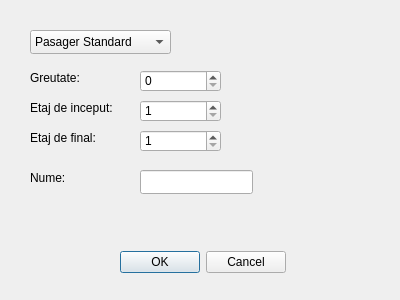
<?xml version="1.0" encoding="UTF-8"?>
<ui version="4.0">
 <class>AddPassengerDialog</class>
 <widget class="QDialog" name="AddPassengerDialog">
  <property name="geometry">
   <rect>
    <x>0</x>
    <y>0</y>
    <width>400</width>
    <height>300</height>
   </rect>
  </property>
  <property name="windowTitle">
   <string>AddPassengerDialog</string>
  </property>
  <widget class="QComboBox" name="comboType">
   <property name="geometry">
    <rect>
     <x>30</x>
     <y>30</y>
     <width>141</width>
     <height>24</height>
    </rect>
   </property>
   <item>
    <property name="text">
     <string>Pasager Standard</string>
    </property>
   </item>
   <item>
    <property name="text">
     <string>Pasager VIP</string>
    </property>
   </item>
   <item>
    <property name="text">
     <string>Cargo Box</string>
    </property>
   </item>
  </widget>
  <widget class="QSpinBox" name="spinWeight">
   <property name="geometry">
    <rect>
     <x>140</x>
     <y>70</y>
     <width>81</width>
     <height>22</height>
    </rect>
   </property>
   <property name="maximum">
    <number>500</number>
   </property>
  </widget>
  <widget class="QSpinBox" name="spinStart">
   <property name="geometry">
    <rect>
     <x>140</x>
     <y>100</y>
     <width>81</width>
     <height>22</height>
    </rect>
   </property>
   <property name="minimum">
    <number>1</number>
   </property>
   <property name="maximum">
    <number>20</number>
   </property>
  </widget>
  <widget class="QSpinBox" name="spinDest">
   <property name="geometry">
    <rect>
     <x>140</x>
     <y>130</y>
     <width>81</width>
     <height>22</height>
    </rect>
   </property>
   <property name="minimum">
    <number>1</number>
   </property>
   <property name="maximum">
    <number>20</number>
   </property>
  </widget>
  <widget class="QLabel" name="label">
   <property name="geometry">
    <rect>
     <x>30</x>
     <y>70</y>
     <width>91</width>
     <height>16</height>
    </rect>
   </property>
   <property name="text">
    <string>Greutate:</string>
   </property>
  </widget>
  <widget class="QLabel" name="label_2">
   <property name="geometry">
    <rect>
     <x>30</x>
     <y>100</y>
     <width>91</width>
     <height>16</height>
    </rect>
   </property>
   <property name="text">
    <string>Etaj de inceput:</string>
   </property>
  </widget>
  <widget class="QLabel" name="label_3">
   <property name="geometry">
    <rect>
     <x>30</x>
     <y>130</y>
     <width>91</width>
     <height>16</height>
    </rect>
   </property>
   <property name="text">
    <string>Etaj de final:</string>
   </property>
  </widget>
  <widget class="QStackedWidget" name="specificStack">
   <property name="geometry">
    <rect>
     <x>0</x>
     <y>160</y>
     <width>391</width>
     <height>80</height>
    </rect>
   </property>
   <property name="currentIndex">
    <number>0</number>
   </property>
   <widget class="QWidget" name="page">
    <widget class="QLabel" name="label_4">
     <property name="geometry">
      <rect>
       <x>30</x>
       <y>10</y>
       <width>91</width>
       <height>16</height>
      </rect>
     </property>
     <property name="text">
      <string>Nume:</string>
     </property>
    </widget>
    <widget class="QLineEdit" name="lineNameStandard">
     <property name="geometry">
      <rect>
       <x>140</x>
       <y>10</y>
       <width>113</width>
       <height>24</height>
      </rect>
     </property>
    </widget>
   </widget>
   <widget class="QWidget" name="page_2">
    <widget class="QLabel" name="label_5">
     <property name="geometry">
      <rect>
       <x>30</x>
       <y>10</y>
       <width>91</width>
       <height>16</height>
      </rect>
     </property>
     <property name="text">
      <string>Nume:</string>
     </property>
    </widget>
    <widget class="QLineEdit" name="lineNameVIP">
     <property name="geometry">
      <rect>
       <x>140</x>
       <y>10</y>
       <width>113</width>
       <height>24</height>
      </rect>
     </property>
    </widget>
    <widget class="QLabel" name="label_6">
     <property name="geometry">
      <rect>
       <x>30</x>
       <y>40</y>
       <width>91</width>
       <height>16</height>
      </rect>
     </property>
     <property name="text">
      <string>Prioritate:</string>
     </property>
    </widget>
    <widget class="QSpinBox" name="spinPriority">
     <property name="geometry">
      <rect>
       <x>140</x>
       <y>40</y>
       <width>81</width>
       <height>22</height>
      </rect>
     </property>
    </widget>
   </widget>
   <widget class="QWidget" name="page_3">
    <widget class="QLabel" name="label_7">
     <property name="geometry">
      <rect>
       <x>30</x>
       <y>10</y>
       <width>91</width>
       <height>16</height>
      </rect>
     </property>
     <property name="text">
      <string>Este fragil?</string>
     </property>
    </widget>
    <widget class="QCheckBox" name="checkFragile">
     <property name="geometry">
      <rect>
       <x>140</x>
       <y>10</y>
       <width>76</width>
       <height>21</height>
      </rect>
     </property>
     <property name="text">
      <string/>
     </property>
    </widget>
   </widget>
  </widget>
  <widget class="QDialogButtonBox" name="buttonBox">
   <property name="geometry">
    <rect>
     <x>120</x>
     <y>250</y>
     <width>166</width>
     <height>24</height>
    </rect>
   </property>
   <property name="standardButtons">
    <set>QDialogButtonBox::StandardButton::Cancel|QDialogButtonBox::StandardButton::Ok</set>
   </property>
  </widget>
 </widget>
 <layoutdefault spacing="6" margin="11"/>
 <resources/>
 <connections/>
</ui>
